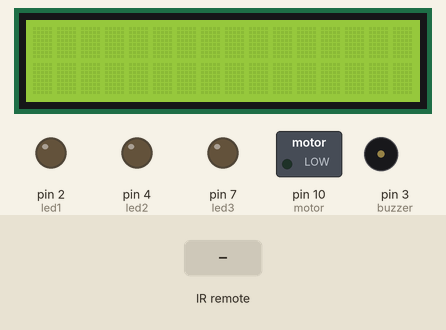
A sketch run on a simulated Arduino Uno, built with avr-gcc and run on an emulated ATmega328P. On the bench: 16×2 character LCD, switched loads named in the sketch (green lamp = pin HIGH), output pins drawn as LEDs (lit = HIGH), buzzer (waves = sounding, pin HIGH). The test bench sets the inputs (shaded band). What the sketch prints to the serial monitor is not drawn.

Above: at 1.2 s.
1.3 s: infrared code 0xFD08F7 received
At 2.5 s:
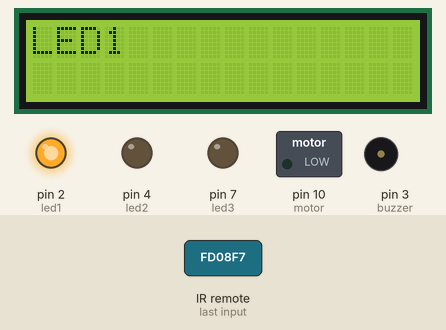
2.8 s: infrared code 0xFD8877 received
At 3.8 s:
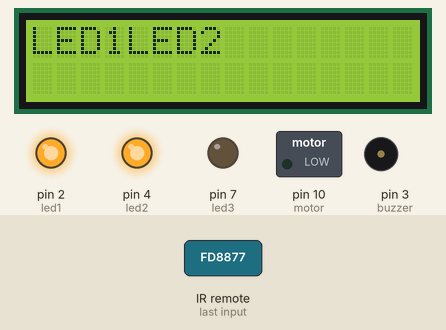
4.3 s: infrared code 0xFD48B7 received
At 5.0 s:
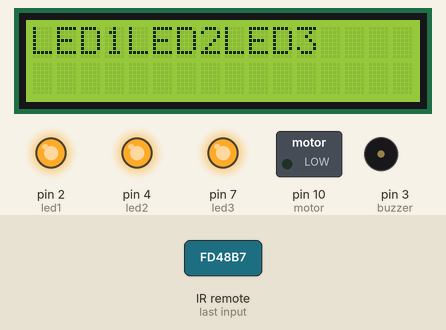
5.8 s: infrared code 0xFD28D7 received
At 6.1 s:
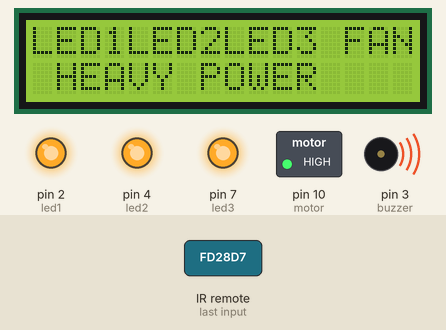
7.3 s: infrared code 0xFD08F7 received
At 8.5 s:
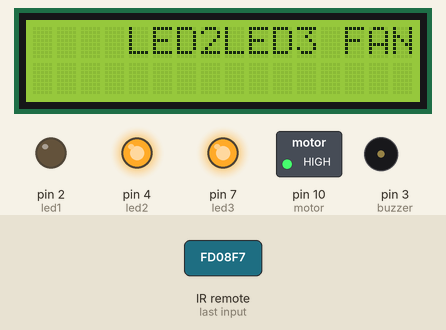
8.8 s: infrared code 0xFD8877 received
At 9.6 s:
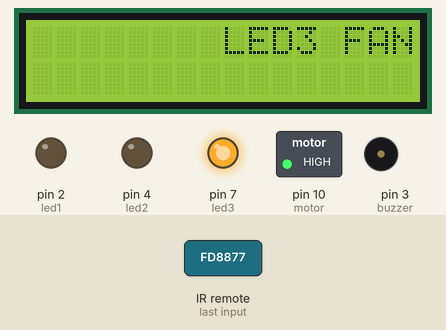
Timing chart, 0 to 11.3 s (numbered marks = the images above; inputs shaded):
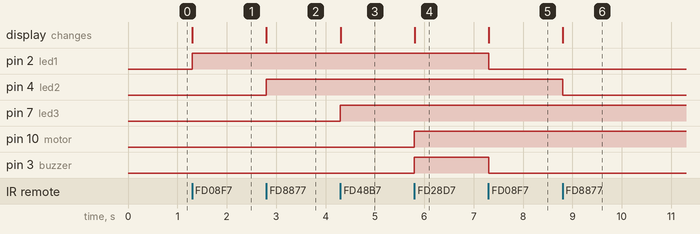

Measured:
- after the input at 1.3 s, pin 2 (led1): LOW → HIGH at once; the display: changes at once (image 1)
- after the input at 2.8 s, pin 4 (led2): LOW → HIGH at once; the display: changes at once (image 2)
- after the input at 4.3 s, pin 7 (led3): LOW → HIGH at once; the display: changes at once (image 3)
- after the input at 5.8 s, pin 10 (motor), pin 3 (buzzer): LOW → HIGH at once; the display: changes at once (image 4)
- after the input at 7.3 s, pin 2 (led1), pin 3 (buzzer): HIGH → LOW at once; the display: changes at once (image 5)
- after the input at 8.8 s, pin 4 (led2): HIGH → LOW at once; the display: changes at once (image 6)

The sketch:

final_project_of_IR_REMOTE.ino
```cpp
/*libraries for ir remote,ir sensor&lcd*/
#include<IRremote.h>
#include<LiquidCrystal.h>
LiquidCrystal lcd(13,12,9,8,6,5);//creating the object and assigning the digital pin number of arduino to lcd
int RECV_PIN = 11;//the pin comes out of ir sensor is connected to 11 th digital pin of arduino
int buzzer = 3;//buzzer is connected to 3rd digital pin of arduino
int led1 = 2;// led 1 is connected to 2nd digital pin of arduino
int led2 = 4;//led2 is connected to 4th digital pin of arduino
int led3 = 7;//led 3 is connected to 7th digital pin of arduino
int motor= 10;//motor is connected to 10th digital pin of arduino
int itsONled[]={0,0,0,0,0,0};//which sets the initial value
/*the initial state of LEDs is OFF*/
#define code1 16582903 //code received from button number 1
#define code2 16615543 //code received from button number 2
#define code3 16599223 //code received from button number 3
#define code4 16591063 //code received from button number 4
IRrecv irrecv(RECV_PIN);//IRrecv is the pre defined function from library, irrecv is the object
decode_results results;//decode is the fuction and results is the object

void setup()//initial setup
{
  Serial.begin(9600);//to get the value serially with baud (data transferring)rate.
  lcd.begin(16,2);//which initiallizes the lcd as 16*2(16-coloumns,2-rows)
  digitalWrite(buzzer, LOW);//which sets the initial value of buzzer pin =0
  irrecv.enableIRIn();//which enables to get value from ir remote to sensor
  pinMode(led1, OUTPUT);//directing led1 as output
  pinMode(led2, OUTPUT);//directing led2 as output
  pinMode(led3, OUTPUT);//directing led3 as output
  pinMode(motor, OUTPUT);//directing motor as output
  pinMode(buzzer, OUTPUT);//directing buzzer as output
}

void loop()//main part of code
{
  if (irrecv.decode(&results))//the signal received from remote will collected in ir sensor .which will be decoded
  {
    unsigned int value = results.value;//value is a variable of type unsigned int which stores the result from results.vale
    switch(value)//starting of swith case
    {
      case code1://which tells it is the first case
      if(itsONled[1]==1)                      //if first led1 is on then
      {                                       //turn it off when button is pressed
        digitalWrite(led1, LOW);              //and set its state as off
        itsONled[1]=0;                       //set cursor at (0,0) position and print "    ")
        lcd.setCursor(0,0);
        lcd.print("    ");                   //which basically clears the screen
      }
      else                                 //else if first led is off
      {
        digitalWrite(led1, HIGH);          //turn it on when button is pressed
        itsONled[1]=1;                    //and set its state as on
        lcd.setCursor(0,0);            //set position of cursor at (0,0)
        lcd.print("LED1");            //  and print what is given
      }
      break;                  //which break the  body of if comes out of  switch
      case code2:             //it is the 2nd case
      if(itsONled[2]==1)//if 2nd led is on  then turn it off
      {
        digitalWrite(led2, LOW);//when the switch is pressed
        itsONled[2]=0;//and set its state as off
        lcd.setCursor(4,0);//set cursor at (4,0) and print(____)
        lcd.print("    ");//which mainly clear screen
      }
      else
      {
        digitalWrite(led2, HIGH);//else if 2nd led is off turn it on
        itsONled[2]=1;//when button is pressed and set its state as on

        lcd.setCursor(4,0);//set cursor at (0,0)
        lcd.print("LED2");//print as led2
      }
      break;//which break the body of if comes out of switch
      case code3://it is the 3rd case
      if(itsONled[3]==1)//if 3rd led is on then turn it off when switch is pressed
      {
        digitalWrite(led3, LOW);
        itsONled[3]=0;
        lcd.setCursor(8,0);//set the cursor at(8,0)
        lcd.print("    ");//clear screen
      }
      else
      {
        digitalWrite(led3, HIGH);//else if 3rd led is off turn it on when switch is pressed
        itsONled[3]=1;
        lcd.setCursor(8,0);//set cursor at (8,0)
        lcd.print("LED3");//print as led 3
      }
      break;//which comes out of if and switch condition
      case code4:
      if(itsONled[4]==1)//if motor is on set its state as off when button is pressed
      {
        digitalWrite(motor, LOW);//and set its state as off
        itsONled[4]=0;
        lcd.setCursor(13,0);// set the position of cursor at(13,0)
        lcd.print("   ");//clear screen
      }
      else//else if motor is off set its state as on
      {
        digitalWrite(motor, HIGH);//if button is pressed
        itsONled[4]=1;//set its state as high
        lcd.setCursor(13,0);//set cursor at (13,0)
        lcd.print("FAN");//print fan
      }
      break;//which comes out of if and switch
     }
    if((digitalRead(2)&&digitalRead(4)&&digitalRead(7)&&digitalRead(10))==1)//if led1,led2,led3 &fans are ON
    {//tone(buzzer,750);//this code is not work because IRremote.h library is used which will miss lead
      digitalWrite(buzzer,HIGH);//which on the buzzer with delay of 500
      //delay(500);
      lcd.setCursor(1,1);//set cursor at(1,1)
      lcd.print("HEAVY POWER");//print the message

    }
    else//if any one of the led or fan is off then
    {//noTone(buzzer);//code not work because IR remote.h library is used which will miss lead
      digitalWrite(buzzer, LOW);//which sets the buzzer off
      //delay(500);
      lcd.setCursor(1,1);// which set cursor at(1,1)
      lcd.print("             ");//which clear the screen

    }
     Serial.print(value);
     irrecv.resume();//which receive the next value
  }
}
```
